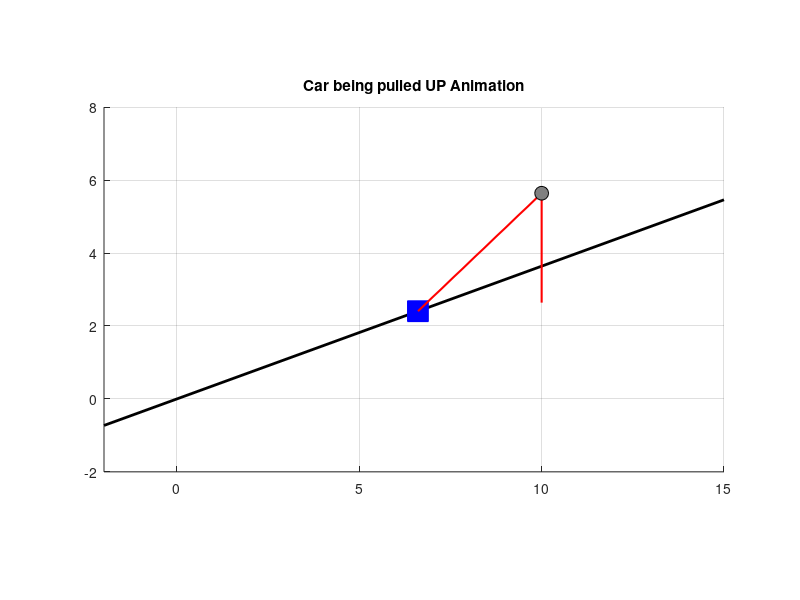

Reproduce this figure in MATLAB.
%Lecture 2
clear; clc; close all;

%% 1. Parameters
v_rope = 1.0;       %arb speed being pulled up
phi_deg = 30;       %rope angle
theta_deg = 20;     %wedge angle
L_total = 12;       %arb length of rope

phi = deg2rad(phi_deg);
theta = deg2rad(theta_deg);

t_max = 5;          
fps = 30;
t = linspace(0, t_max, t_max * fps);

%%equations from lecture
% l1 + l2 = constant
l2_0 = 1;
l1_0 = L_total - l2_0;

l1 = l1_0 - v_rope * t;
l2 = l2_0 + v_rope * t;

%pulley positions
pulley_x = 10;
pulley_y = pulley_x * tan(theta) + 2; % Height above the slope

%x(t)
% x*cos(theta) + l1*cos(phi) = constant
x0 = 2; 
C = x0*cos(theta) + l1_0*cos(phi);
x_pos = (C - l1.*cos(phi)) ./ cos(theta);

%%graph
figure('Color', 'w', 'Position', [100, 100, 800, 600]);
hold on; axis equal; grid on;
axis([-2 15 -2 8]);
title('Car being pulled UP Animation');

%slope drawing
slope_x_line = [-2 15];
slope_y_line = slope_x_line * tan(theta);
plot(slope_x_line, slope_y_line, 'k', 'LineWidth', 2);

%car drawing
car = plot(0, 0, 'bs', 'MarkerSize', 15, 'MarkerFaceColor', 'b');
rope_l1 = line([0 0], [0 0], 'Color', 'r', 'LineWidth', 1.5);
rope_l2 = line([0 0], [0 0], 'Color', 'r', 'LineWidth', 1.5);
pulley = plot(pulley_x, pulley_y, 'ko', 'MarkerSize', 10, 'MarkerFaceColor', [.5 .5 .5]);

%%movie magic
for k = 1:length(t)
    %car position
    cx = x_pos(k);
    cy = cx * tan(theta);
    
    set(car, 'XData', cx, 'YData', cy);
    
    set(rope_l1, 'XData', [cx, pulley_x], 'YData', [cy, pulley_y]);
    
    set(rope_l2, 'XData', [pulley_x, pulley_x], 'YData', [pulley_y, pulley_y - l2(k)*0.5]);
    
    drawnow limitrate;
    pause(1/fps);
end
